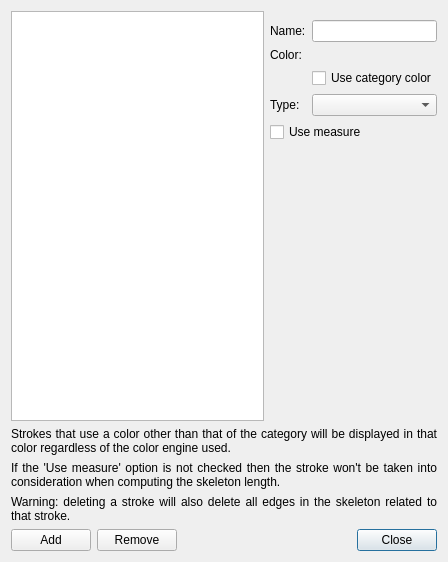
<?xml version="1.0" encoding="UTF-8"?>
<ui version="4.0">
 <class>StrokeDefinitionDialog</class>
 <widget class="QDialog" name="StrokeDefinitionDialog">
  <property name="geometry">
   <rect>
    <x>0</x>
    <y>0</y>
    <width>448</width>
    <height>562</height>
   </rect>
  </property>
  <property name="minimumSize">
   <size>
    <width>448</width>
    <height>539</height>
   </size>
  </property>
  <property name="windowTitle">
   <string>Skeleton Stroke Definition</string>
  </property>
  <property name="windowIcon">
   <iconset resource="../../rsc/espina.qrc">
    <normaloff>:/espina/espina.svg</normaloff>:/espina/espina.svg</iconset>
  </property>
  <property name="toolTip">
   <string>Define skeleton stroke types and properties</string>
  </property>
  <layout class="QVBoxLayout" name="verticalLayout">
   <item>
    <layout class="QHBoxLayout" name="horizontalLayout" stretch="1,0">
     <item>
      <widget class="QListWidget" name="m_list"/>
     </item>
     <item>
      <layout class="QVBoxLayout" name="m_propertiesLayout">
       <item>
        <layout class="QGridLayout" name="gridLayout">
         <property name="topMargin">
          <number>9</number>
         </property>
         <item row="0" column="1">
          <widget class="QLineEdit" name="m_name">
           <property name="acceptDrops">
            <bool>false</bool>
           </property>
           <property name="toolTip">
            <string>Enter stroke type identifier</string>
           </property>
           <property name="statusTip">
            <string>Enter stroke type identifier</string>
           </property>
          </widget>
         </item>
         <item row="0" column="0">
          <widget class="QLabel" name="label_2">
           <property name="toolTip">
            <string>Stroke type identifier</string>
           </property>
           <property name="statusTip">
            <string>Stroke type identifier</string>
           </property>
           <property name="text">
            <string>Name:</string>
           </property>
          </widget>
         </item>
         <item row="1" column="0">
          <widget class="QLabel" name="label_3">
           <property name="statusTip">
            <string>Stroke type color</string>
           </property>
           <property name="whatsThis">
            <string>Stroke type color</string>
           </property>
           <property name="text">
            <string>Color:</string>
           </property>
          </widget>
         </item>
         <item row="1" column="1">
          <widget class="ESPINA::HueSelector" name="m_hueWidget" native="true">
           <property name="toolTip">
            <string>Define stroke color</string>
           </property>
           <property name="statusTip">
            <string>Define stroke color</string>
           </property>
          </widget>
         </item>
         <item row="3" column="0">
          <widget class="QLabel" name="label">
           <property name="text">
            <string>Type:</string>
           </property>
          </widget>
         </item>
         <item row="3" column="1">
          <widget class="QComboBox" name="m_typeCombo">
           <property name="toolTip">
            <string>Define stroke line type</string>
           </property>
           <property name="statusTip">
            <string>Define stroke line type</string>
           </property>
          </widget>
         </item>
         <item row="2" column="1">
          <widget class="QCheckBox" name="m_useCategoryColor">
           <property name="text">
            <string>Use category color</string>
           </property>
          </widget>
         </item>
        </layout>
       </item>
       <item>
        <widget class="QCheckBox" name="m_validMeasure">
         <property name="toolTip">
          <string>Check if the measure is to be used in skeleton computations</string>
         </property>
         <property name="text">
          <string>Use measure</string>
         </property>
        </widget>
       </item>
       <item>
        <spacer name="verticalSpacer">
         <property name="orientation">
          <enum>Qt::Vertical</enum>
         </property>
         <property name="sizeHint" stdset="0">
          <size>
           <width>20</width>
           <height>40</height>
          </size>
         </property>
        </spacer>
       </item>
      </layout>
     </item>
    </layout>
   </item>
   <item>
    <widget class="QLabel" name="label_4">
     <property name="text">
      <string>Strokes that use a color other than that of the category will be displayed in that color regardless of the color engine used.</string>
     </property>
     <property name="alignment">
      <set>Qt::AlignJustify|Qt::AlignVCenter</set>
     </property>
     <property name="wordWrap">
      <bool>true</bool>
     </property>
    </widget>
   </item>
   <item>
    <widget class="QLabel" name="label_5">
     <property name="text">
      <string>If the 'Use measure' option is not checked then the stroke won't be taken into consideration when computing the skeleton length.</string>
     </property>
     <property name="alignment">
      <set>Qt::AlignJustify|Qt::AlignVCenter</set>
     </property>
     <property name="wordWrap">
      <bool>true</bool>
     </property>
    </widget>
   </item>
   <item>
    <widget class="QLabel" name="label_6">
     <property name="text">
      <string>Warning: deleting a stroke will also delete all edges in the skeleton related to that stroke.</string>
     </property>
     <property name="alignment">
      <set>Qt::AlignJustify|Qt::AlignVCenter</set>
     </property>
     <property name="wordWrap">
      <bool>true</bool>
     </property>
    </widget>
   </item>
   <item>
    <layout class="QHBoxLayout" name="horizontalLayout_3">
     <item>
      <widget class="QPushButton" name="m_addButton">
       <property name="focusPolicy">
        <enum>Qt::TabFocus</enum>
       </property>
       <property name="contextMenuPolicy">
        <enum>Qt::NoContextMenu</enum>
       </property>
       <property name="text">
        <string>Add</string>
       </property>
       <property name="autoDefault">
        <bool>false</bool>
       </property>
      </widget>
     </item>
     <item>
      <widget class="QPushButton" name="m_removeButton">
       <property name="focusPolicy">
        <enum>Qt::TabFocus</enum>
       </property>
       <property name="contextMenuPolicy">
        <enum>Qt::NoContextMenu</enum>
       </property>
       <property name="text">
        <string>Remove</string>
       </property>
       <property name="autoDefault">
        <bool>false</bool>
       </property>
      </widget>
     </item>
     <item>
      <spacer name="horizontalSpacer">
       <property name="orientation">
        <enum>Qt::Horizontal</enum>
       </property>
       <property name="sizeHint" stdset="0">
        <size>
         <width>40</width>
         <height>20</height>
        </size>
       </property>
      </spacer>
     </item>
     <item>
      <widget class="QPushButton" name="m_closeButton">
       <property name="contextMenuPolicy">
        <enum>Qt::NoContextMenu</enum>
       </property>
       <property name="text">
        <string>Close</string>
       </property>
       <property name="default">
        <bool>true</bool>
       </property>
      </widget>
     </item>
    </layout>
   </item>
  </layout>
 </widget>
 <customwidgets>
  <customwidget>
   <class>ESPINA::HueSelector</class>
   <extends>QWidget</extends>
   <header location="global">GUI/Widgets/HueSelector.h</header>
   <container>1</container>
  </customwidget>
 </customwidgets>
 <resources>
  <include location="../../rsc/espina.qrc"/>
 </resources>
 <connections>
  <connection>
   <sender>m_closeButton</sender>
   <signal>clicked()</signal>
   <receiver>StrokeDefinitionDialog</receiver>
   <slot>close()</slot>
   <hints>
    <hint type="sourcelabel">
     <x>371</x>
     <y>403</y>
    </hint>
    <hint type="destinationlabel">
     <x>211</x>
     <y>213</y>
    </hint>
   </hints>
  </connection>
 </connections>
</ui>
